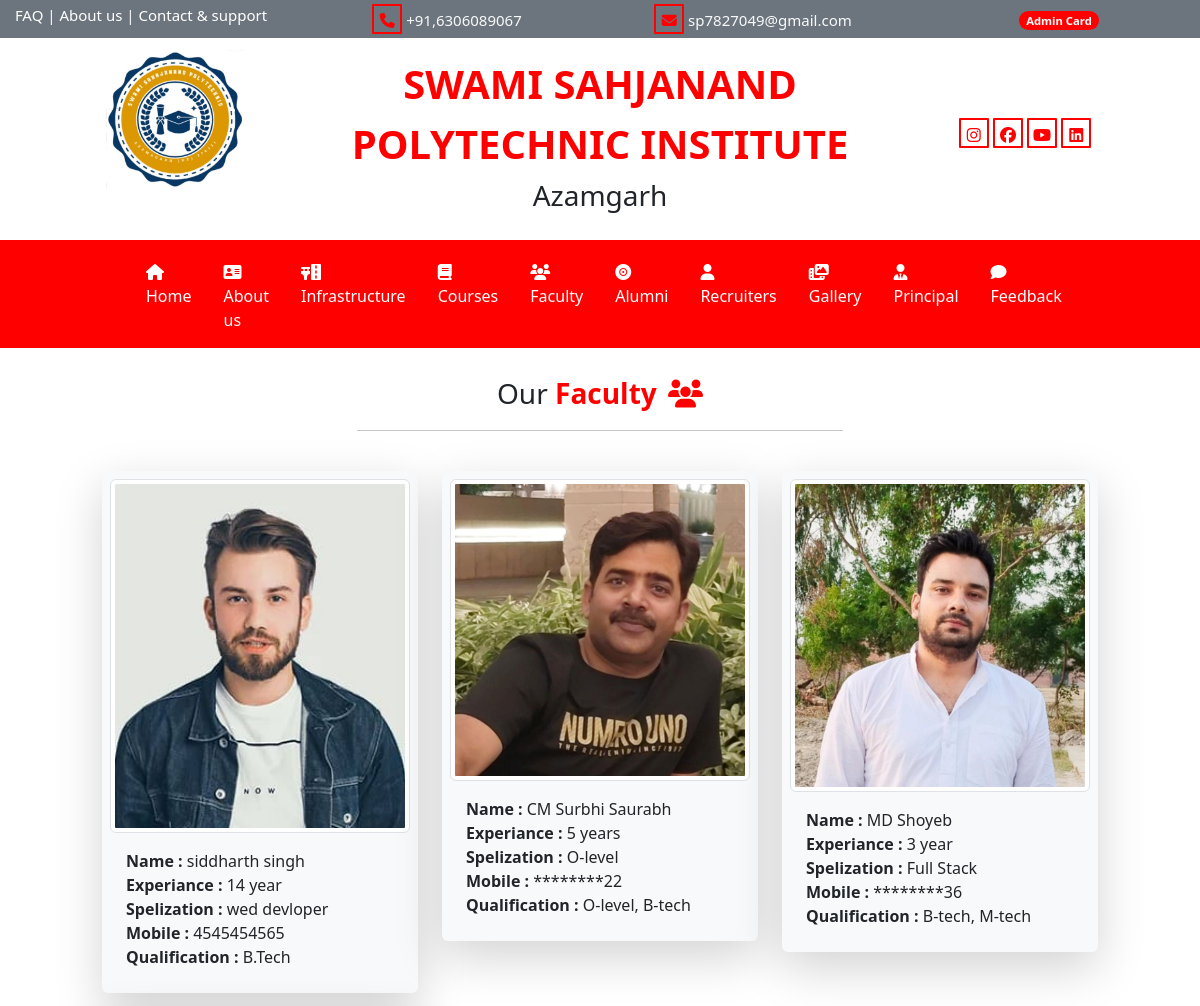
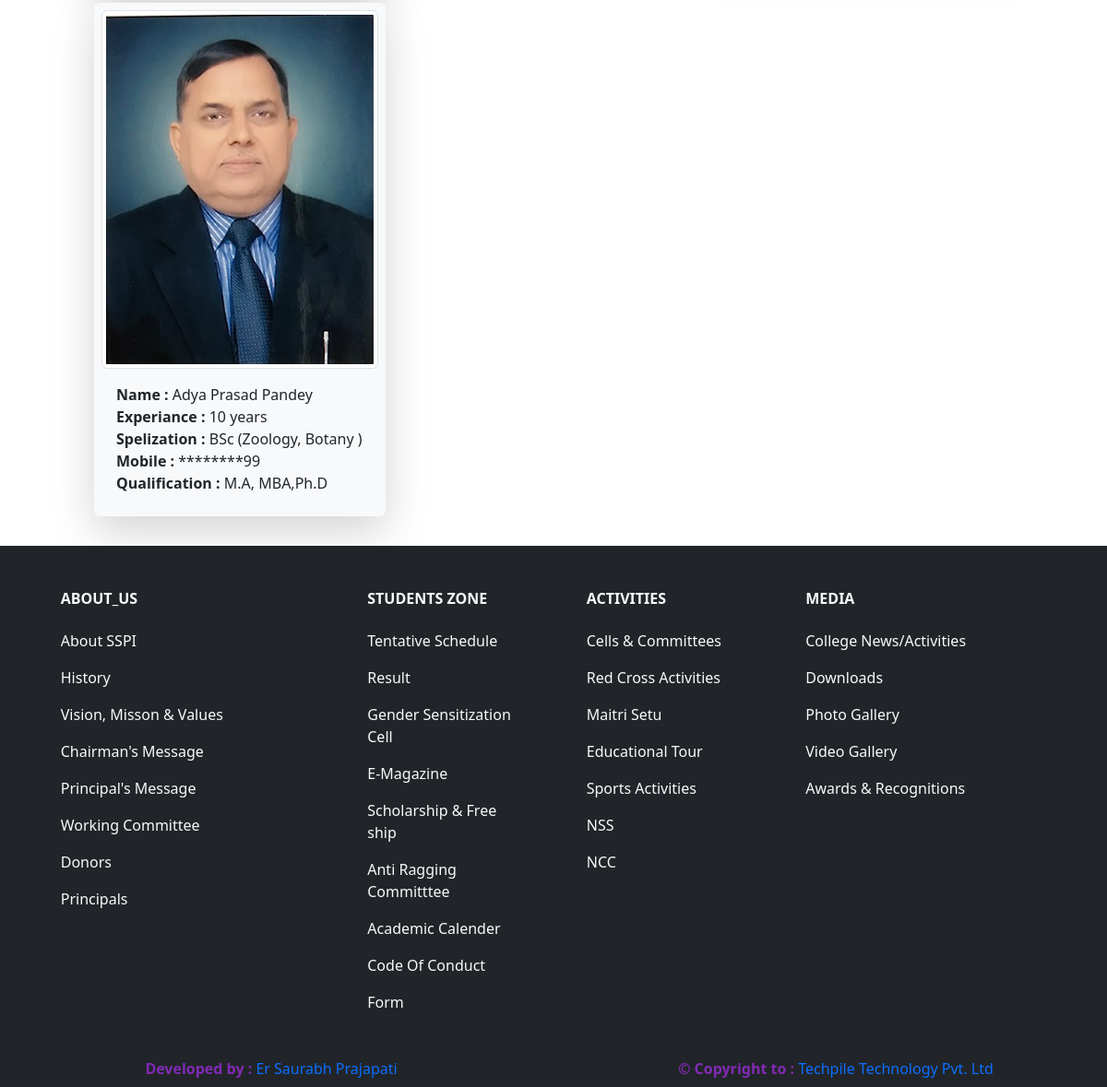
The app's page /faculty/ with its own data (2 pictures, top to bottom).
### user/models.py (models this page shows)
class tbl_faculty(models.Model):
    name=models.CharField(max_length=50,null=True)
    picture=models.ImageField(upload_to='static/faculty/',null=True)
    designation=models.CharField(max_length=40,null=True)
    experiance=models.CharField(max_length=20,null=True)
    specialization=models.CharField(max_length=30,null=True)
    mobile=models.CharField(max_length=20,null=True)
    qualification=models.CharField(max_length=50,null=True)

### user/views.py (the view)
# urls.py: path('faculty/',views.faculty),
def faculty(request):
    data=tbl_faculty.objects.all().order_by('-id')
    md={'fdata':data}
    return render(request,'faculty.html',md)

### templates/faculty.html (shortened to what this page needs)
{% extends 'base.html' %}
{% load static %}
{% block childpage %}
<div class="row">
    <div class="col-sm-5 mx-auto text-center my-4">
        <p class="fs-3 m-0">Our<b class="txt-color2"> Faculty <i class="fa-solid fa-users ps-1"></i></b></p>
        <hr/>
    </div>
</div>
<div class="row">
    <div class="col-sm-10 mx-auto">
        <div class="row">
            {% for i in fdata %}
            <div class= "col-sm-4">
                <div class="card infra  shadow-lg mb-3 bg-body-tertiary rounded border-0 p-2">
                    <img src="../{{i.picture}}" class="img-thumbnail" style="max-height:400px;"/>
                    <div class="card-body">
                    <b>Name : </b>{{i.name}}<br/>
                    <b>Experiance : </b>{{i.experiance}}<br/>
                    <b>Spelization : </b>{{i.specialization}} <br/>
                    <b>Mobile : </b>{{i.mobile}}<br/>
                    <b>Qualification : </b>{{i.qualification}}<br/>
                    </div>
                </div>
            </div>
            {% endfor %}
        </div>
    </div>
</div>
{% endblock %}

### templates/base.html (style rules this page uses)
body { overflow-x:hidden; }
:root { --bgcolor1:#812ab4 ; --bgcolor2: red; --bgcolor3: #ffb634; }
.txt-color2 { color: var(--bgcolor2); }

### records on screen
tbl_faculty: picture (picture), name "siddharth singh", experiance "14 year", specialization "wed devloper", mobile "4545454565", qualification "B.Tech"
tbl_faculty: picture (picture), name "CM Surbhi Saurabh", experiance "5 years", specialization "O-level", mobile "********22", qualification "O-level, B-tech"
tbl_faculty: picture (picture), name "MD Shoyeb", experiance "3 year", specialization "Full Stack", mobile "********36", qualification "B-tech, M-tech"
tbl_faculty: picture (picture), name "Adya Prasad Pandey", experiance "10 years", specialization "BSc (Zoology, Botany )", mobile "********99", qualification "M.A, MBA,Ph.D"
